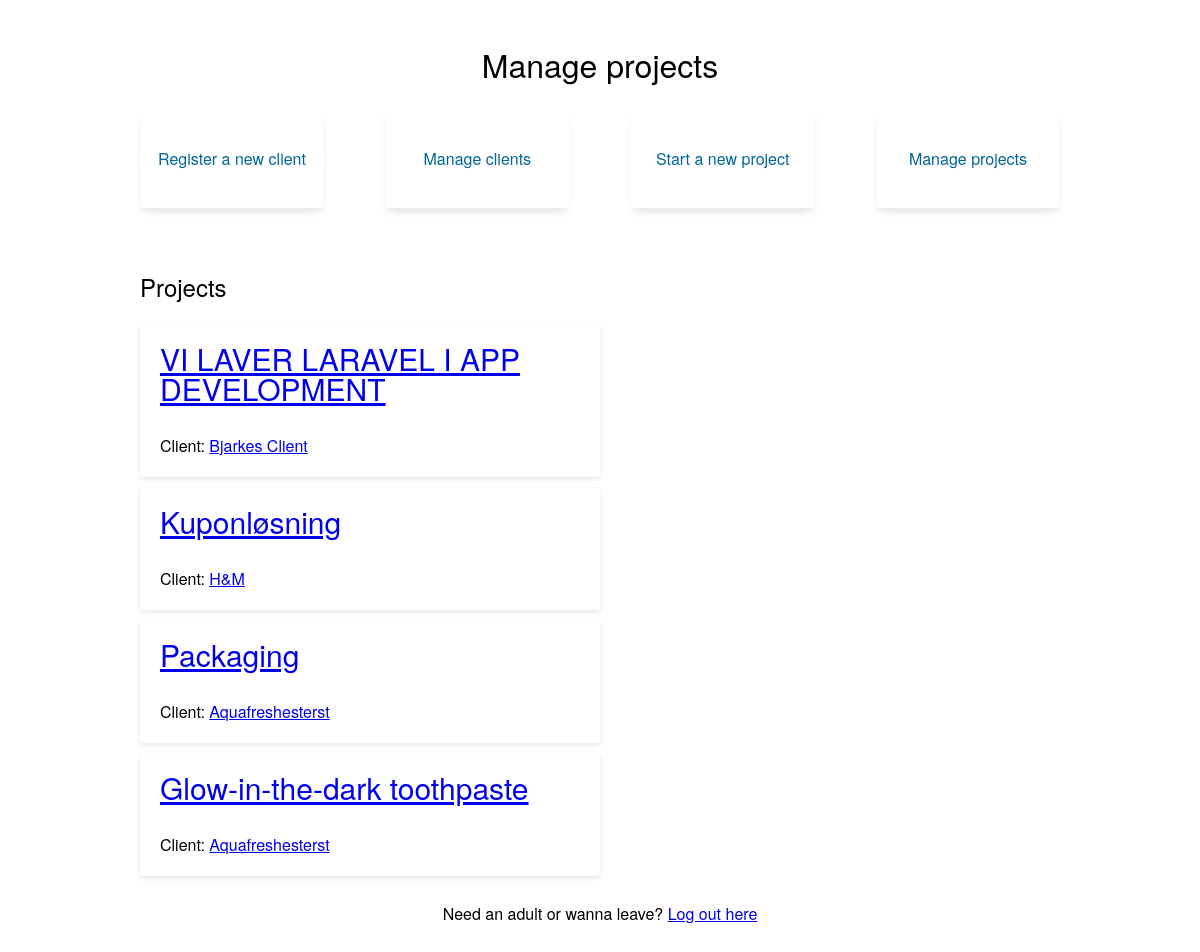
/projects.php (signed in), run on the app's committed database.
### tables this page shows
CREATE TABLE IF NOT EXISTS `projects` (
  `project_id` int(11) NOT NULL AUTO_INCREMENT,
  `project_name` varchar(50) NOT NULL,
  `project_startdate` date NOT NULL,
  `project_enddate` date NOT NULL,
  `project_other_details` longtext NOT NULL,
  `clients_client_id` int(11) NOT NULL,
  PRIMARY KEY (`project_id`,`clients_client_id`),
  UNIQUE KEY `project_id_UNIQUE` (`project_id`),
  KEY `fk_projects_clients1_idx` (`clients_client_id`)
);

CREATE TABLE IF NOT EXISTS `clients` (
  `client_id` int(11) NOT NULL AUTO_INCREMENT,
  `client_name` varchar(50) NOT NULL,
  `client_address` varchar(50) NOT NULL,
  `client_contact_name` varchar(50) NOT NULL,
  `client_contact_phone` varchar(50) NOT NULL,
  `zipcodes_zipcode_id` int(11) NOT NULL,
  PRIMARY KEY (`client_id`),
  UNIQUE KEY `client_id_UNIQUE` (`client_id`),
  KEY `fk_clients_zipcodes1_idx` (`zipcodes_zipcode_id`)
);

### projects.php (the view, shortened to what this page needs)
<?php
	include "dbconst.php";
	if (!isset($_SESSION['user_id'])) {
		header('Location: login.php');
	} else {
		$sql_query = "SELECT clients.client_id, clients.client_name, projects.project_id, projects.project_name
						FROM clients
						INNER JOIN projects
						ON clients.client_id = projects.clients_client_id
						ORDER BY projects.project_id DESC";
		$records = $link->prepare($sql_query);
		$records->execute();
	}
?>
<!DOCTYPE html>
<html>
<head>
	<link rel="stylesheet" href="style.css">
</head>
<body>
	<div class="container">
		<h1>Manage projects</h1>
		<div class="action-options">
			<a href="new-client.php"><p>Register a new client</p></a>
			<a href="clients.php"><p>Manage clients</p></a>
			<a href="new-project.php"><p>Start a new project</p></a>
			<a href="projects.php"><p>Manage projects</p></a>
		</div>
		<div class="list-section">
			<div class="clients-section">
				<h2>Projects</h2>
				<?php
				while ($project = $records->fetch(PDO::FETCH_ASSOC)) {
					?>
					<div class="client-item">
						<h3><a href="project.php?id=<?= $project['project_id'] ?>"><?= $project['project_name'] ?></a></h3>
						<p>Client: <a href="client.php?id=<?= $project['client_id'] ?>"><?= $project['client_name'] ?></a></p>
					</div>
					<?php
				}
				 ?>
			</div>
		</div>
		<p>Need an adult or wanna leave? <a href="logout.php">Log out here</a></p>
	</div>
</body>
</html>

### style.css (style rules this page uses)
* { box-sizing: border-box; font-family: 'Helvetica Neue', arial, sans-serif; font-weight: 300; }
body { margin: 0; padding: 0; background-color: #fff; }
.container { width: 100%; max-width: 960px; padding: 20px; margin: 0 auto; }
h1,p { text-align: center; }
.action-options { width: 100%; display: flex; justify-content: space-between; height: 100px; margin-bottom: 40px; }
.action-options a { transition: all .4s ease-out; text-align: center; flex-basis: 20%; background-color: white; box-shadow: 0px 5px 10px -5px rgba(0,0,0,0.2); border-bottom: 1px solid #eee; border-radius: 3px; padding: 0; margin: 0; color: #006699; height: 100%; width: 100%; text-decoration: none; display: flex; justify-content: center; align-items: center; }
.list-section { display: flex; justify-content: space-between; align-items: flex-start; width: 100%; }
.clients-section { flex-basis: 50%; }
.client-item { background: white; padding: 20px; margin-bottom: 10px; border-radius: 3px; box-shadow: 0px 2px 5px 0px rgba(0,0,0,.1); text-align: left; }
.client-item h3 { font-size: 30px; line-height: 1; margin: 0 0 30px; }
.client-item p { text-align: left; margin: 0 0; }

### data on the page
projects: project_name "VI LAVER LARAVEL I APP DEVELOPMENT", clients_client.client_name "Bjarkes Client"
projects: project_name "Kuponløsning", clients_client.client_name "H&M"
projects: project_name "Packaging", clients_client.client_name "Aquafreshesterst"
projects: project_name "Glow-in-the-dark toothpaste", clients_client.client_name "Aquafreshesterst"
